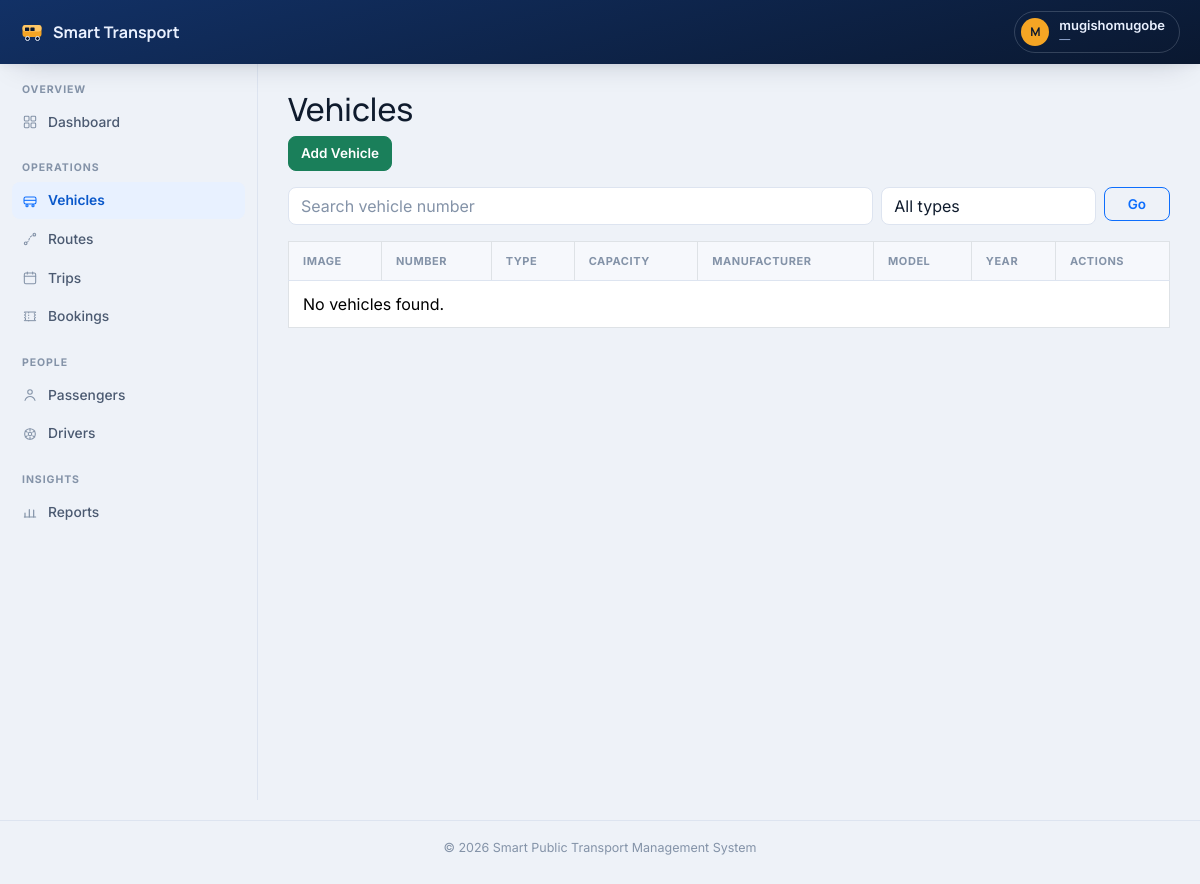
The page /vehicles/ (signed in) on the database as committed earlier.
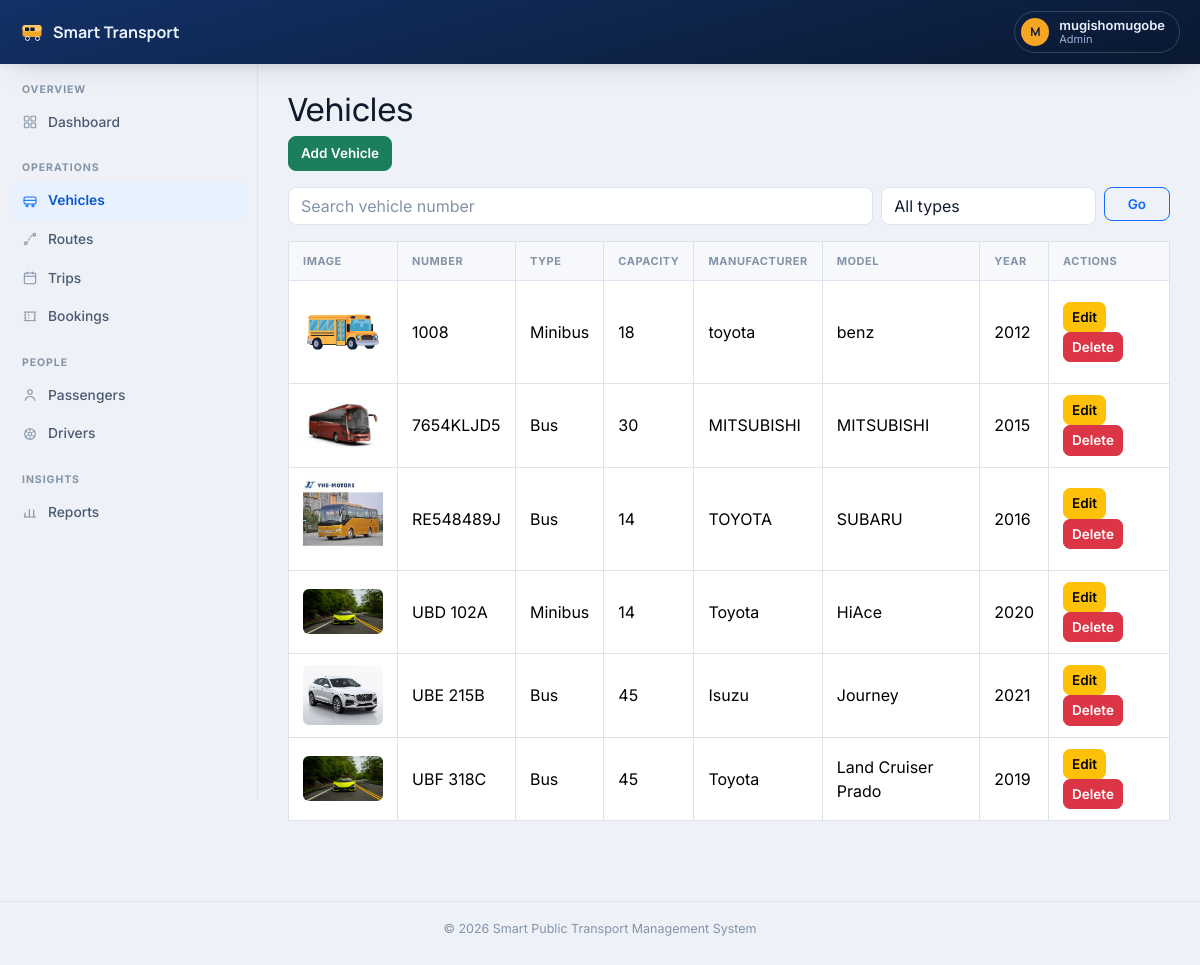
The same page on the database as committed later.
### accounts/models.py (models this page shows, shortened)
class Profile(models.Model):
    ROLE_CHOICES = [
        ('ADMIN', 'Administrator'),
        ('STAFF', 'Staff'),
        ('PASSENGER', 'Passenger'),
    ]
    user = models.OneToOneField(
        User,
        on_delete=models.CASCADE
    )
    phone = models.CharField(
        max_length=20,
        blank=True
    )
    address = models.TextField(
        blank=True
    )
    profile_picture = models.ImageField(
        upload_to='profiles/',
        blank=True,
        null=True
    )
    role = models.CharField(
        max_length=20,
        choices=ROLE_CHOICES,
        default='PASSENGER'
    )
    created_at = models.DateTimeField(
        auto_now_add=True
    )

### vehicles/models.py (models this page shows, shortened)
class Vehicle(models.Model):
    BUS = "Bus"
    TAXI = "Taxi"
    MINIBUS = "Minibus"
    VEHICLE_TYPES = [
        (BUS, "Bus"),
        (TAXI, "Taxi"),
        (MINIBUS, "Minibus"),
    ]
    vehicle_number = models.CharField(max_length=100, unique=True)
    vehicle_type = models.CharField(
        max_length=50,
        choices=VEHICLE_TYPES
    )
    seating_capacity = models.PositiveIntegerField()
    model = models.CharField(max_length=100)
    manufacturer = models.CharField(max_length=100)
    year = models.PositiveIntegerField()
    image = models.ImageField(upload_to='vehicles/')
    created_at = models.DateTimeField(auto_now_add=True)
    class Meta:
        ordering = ['vehicle_number']

### vehicles/views.py (the view)
@login_required
def vehicle_list(request):
    query = request.GET.get("q")
    vehicles = Vehicle.objects.all()
    if query:
        vehicles = vehicles.filter(
            vehicle_number__icontains=query
        )
    vehicle_type = request.GET.get("vehicle_type")
    if vehicle_type:
        vehicles = vehicles.filter(vehicle_type=vehicle_type)
    paginator = Paginator(vehicles, 10)
    page = request.GET.get("page")
    vehicles = paginator.get_page(page)
    return render(
        request,
        "vehicles/vehicle_list.html",
        {
            "vehicles": vehicles,
            "query": query,
            "vehicle_type": vehicle_type,
            "vehicle_types": Vehicle.VEHICLE_TYPES,
        }
    )

### templates/vehicles/vehicle_list.html (shortened to what this page needs)
{% extends "base.html" %}
{% block content %}
<h2>Vehicles</h2>
{% if user.is_superuser or user.profile.role == "STAFF" or user.profile.role == "ADMIN" %}
<a href="{% url 'vehicles:create' %}"
   class="btn btn-success mb-3">
    Add Vehicle
</a>
{% endif %}
<form method="get" class="row g-2 mb-3">
<div class="col-sm-8">
<input
type="text"
name="q"
value="{{ query|default:'' }}"
placeholder="Search vehicle number"
class="form-control">
</div>
<div class="col-sm-3">
<select name="vehicle_type" class="form-select" onchange="this.form.submit()">
    <option value="">All types</option>
</select>
</div>
<div class="col-sm-1">
<button type="submit" class="btn btn-outline-primary w-100">Go</button>
</div>
</form>
<table class="table table-bordered table-hover">
<thead>
<tr>
<th>Image</th>
<th>Number</th>
<th>Type</th>
<th>Capacity</th>
<th>Manufacturer</th>
<th>Model</th>
<th>Year</th>
<th>Actions</th>
</tr>
</thead>
<tbody>
{% for vehicle in vehicles %}
<tr>
<td>
{% if vehicle.image %}
<img src="{{ vehicle.image.url }}"
     width="80"
     class="rounded">
{% else %}
No Image
{% endif %}
</td>
<td>{{ vehicle.vehicle_number }}</td>
<td>{{ vehicle.vehicle_type }}</td>
<td>{{ vehicle.seating_capacity }}</td>
<td>{{ vehicle.manufacturer }}</td>
<td>{{ vehicle.model }}</td>
<td>{{ vehicle.year }}</td>
<td>
{% if user.is_superuser or user.profile.role == "STAFF" or user.profile.role == "ADMIN" %}
<a href="{% url 'vehicles:update' vehicle.id %}"
class="btn btn-warning btn-sm">
Edit
</a>
<a href="{% url 'vehicles:delete' vehicle.id %}"
class="btn btn-danger btn-sm">
Delete
</a>
{% else %}
&mdash;
{% endif %}
</td>
</tr>
{% empty %}
<tr>
<td colspan="8">
No vehicles found.
</td>
</tr>
{% endfor %}
</tbody>
</table>
{% endblock %}

### templates/includes/navbar.html (shortened to what this page needs)
<header class="app-topbar">
    <a class="app-brand" href="/">
        Smart Transport
    </a>
    {% if user.is_authenticated %}
    <div class="dropdown">
        <button class="topbar-user" type="button" data-bs-toggle="dropdown" aria-expanded="false">
            <span class="avatar">{{ user.username|slice:":1"|upper }}</span>
            <span class="who">
                <span class="name d-block">{{ user.get_full_name|default:user.username }}</span>
                <span class="role d-block">{{ user.profile.role|default:"—"|lower }}</span>
            </span>
        </button>
    </div>
    {% endif %}
</header>

Rows that differ between the two databases and show on the page:
added Vehicle: image (picture), vehicle_number "1008", vehicle_type "Minibus", seating_capacity "18", manufacturer "toyota", model "benz", year "2012"
added Vehicle: image (picture), vehicle_number "7654KLJD5", vehicle_type "Bus", seating_capacity "30", manufacturer "MITSUBISHI", model "MITSUBISHI", year "2015"
added Vehicle: image (picture), vehicle_number "RE548489J", vehicle_type "Bus", seating_capacity "14", manufacturer "TOYOTA", model "SUBARU", year "2016"
added Vehicle: image (picture), vehicle_number "UBD 102A", vehicle_type "Minibus", seating_capacity "14", manufacturer "Toyota", model "HiAce", year "2020"
added Vehicle: image (picture), vehicle_number "UBE 215B", vehicle_type "Bus", seating_capacity "45", manufacturer "Isuzu", model "Journey", year "2021"
added Vehicle: image (picture), vehicle_number "UBF 318C", vehicle_type "Bus", seating_capacity "45", manufacturer "Toyota", model "Land Cruiser Prado", year "2019"
Other text that changed with them:
{{ user.profile.role|default:"—"|lower }}: "—" → "Admin"
text no longer shown: "No vehicles found."
